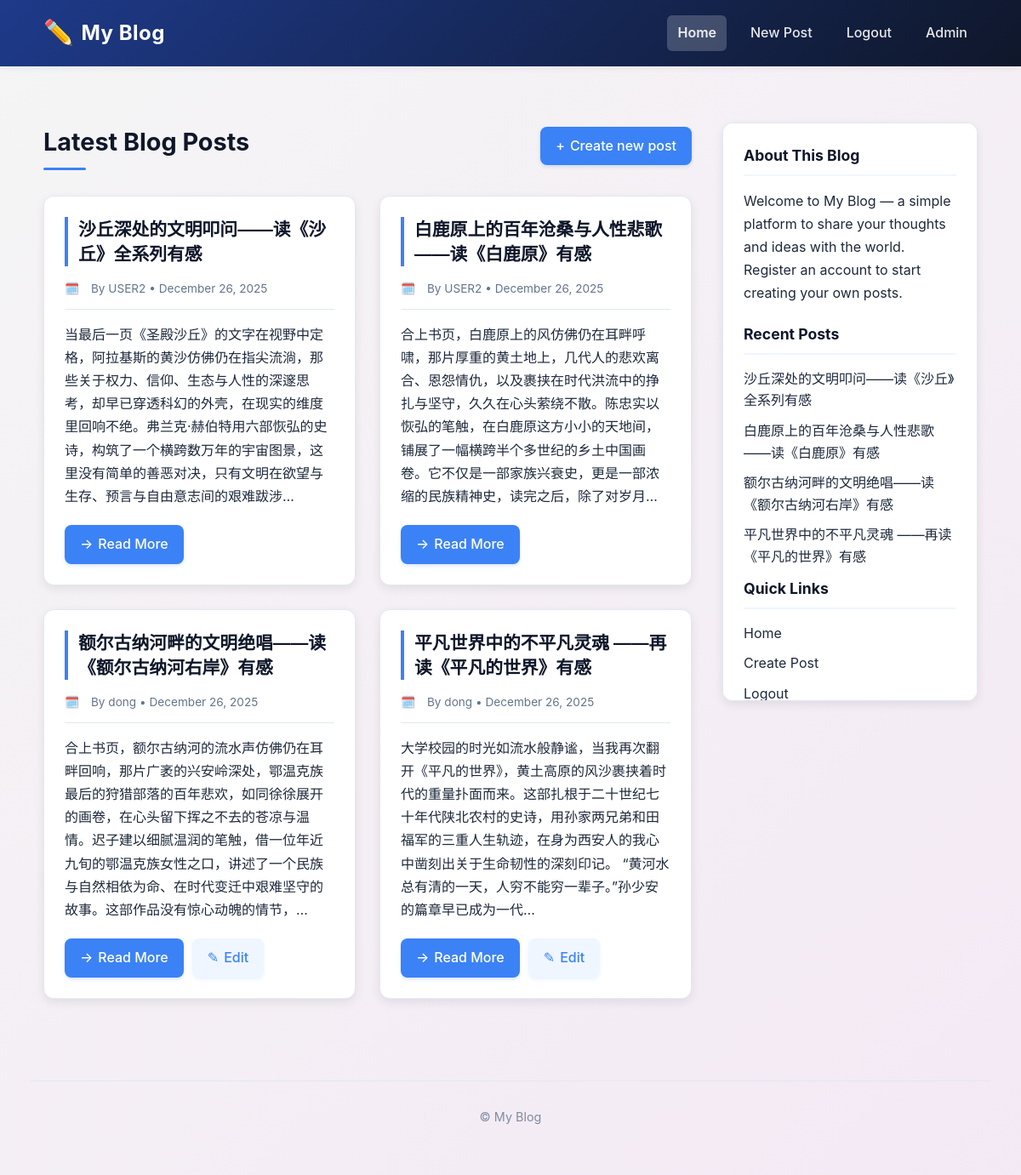
The app's page / (signed in) with its own data.
### blogs/models.py (models this page shows, shortened)
class BlogPost(models.Model):
    title = models.CharField(max_length=200)
    text = models.TextField()
    date_added = models.DateTimeField(auto_now_add=True)
    author = models.ForeignKey(User, on_delete=models.CASCADE)
    class Meta:
        ordering = ['-date_added']

### blogs/views.py (the view)
# urls.py: path('', HomePageView.as_view(), name='home'),
class HomePageView(ListView):
    model = BlogPost
    template_name = 'blogs/home.html'
    context_object_name = 'posts'
    ordering = ['-date_added']

### blogs/templates/blogs/home.html (shortened to what this page needs)
{% extends 'base.html' %}
{% block content %}
  <div class="layout">
    <main>
      <div class="page-head">
        <h1>Latest Blog Posts</h1>
        <p>
          {% if user.is_authenticated %}
            <a class="btn" href="{% url 'blogs:post-create' %}">
              <span>+</span> Create new post
            </a>
          {% else %}
            <a class="btn" href="{% url 'login' %}">Login</a>
            <a class="btn secondary" href="{% url 'blogs:register' %}">Register</a>
          {% endif %}
        </p>
      </div>
      <ul class="post-list">
    {% for post in posts %}
      <li class="post-card">
        <h2>{{ post.title }}</h2>
        <div class="meta">
          By {{ post.author }} • {{ post.date_added|date:"F j, Y" }}
        </div>
        <p class="excerpt">{{ post.text|truncatechars:150 }}</p>
        <div class="post-actions">
          <a class="btn" href="{% url 'blogs:post-detail' post.pk %}" target="_blank" rel="noopener">
            <span>→</span> Read More
          </a>
          {% if user.is_authenticated and post.author == user %}
            <a class="btn secondary" href="{% url 'blogs:post-update' post.pk %}">
              <span>✎</span> Edit
            </a>
          {% endif %}
        </div>
      </li>
    {% endfor %}
      </ul>
    </main>
    <aside class="sidebar">
      <h3>About This Blog</h3>
      <p>Welcome to My Blog — a simple platform to share your thoughts and ideas with the world. Register an account to start creating your own posts.</p>
      <h3>Recent Posts</h3>
      <ul>
        {% for post in posts|slice:":5" %}
          <li><a href="{% url 'blogs:post-detail' post.pk %}">{{ post.title }}</a></li>
        {% empty %}
          <li>No posts available</li>
        {% endfor %}
      </ul>
      <h3>Quick Links</h3>
      <ul>
        <li><a href="{% url 'blogs:home' %}">Home</a></li>
        {% if user.is_authenticated %}
          <li><a href="{% url 'blogs:post-create' %}">Create Post</a></li>
          <li><a href="{% url 'logout' %}">Logout</a></li>
        {% else %}
          <li><a href="{% url 'login' %}">Login</a></li>
          <li><a href="{% url 'blogs:register' %}">Register</a></li>
        {% endif %}
      </ul>
    </aside>
  </div>
{% endblock %}

### static/css/style.css (style rules this page uses)
:root { --bg: #f5f7fa; --card: #ffffff; --accent: #3b82f6; --accent-hover: #2563eb; --accent-light: #eff6ff; --muted: #64748b; --header: #0f172a; --border: #e2e8f0; --shadow-light: 0 2px 8px rgba(0, 0, 0, 0.06); --shadow: 0 4px 12px rgba(0, 0, 0, 0.08); --shadow-hover: 0 10px 25px -5px rgba(0, 0, 0, 0.1), 0 8px 10px -6px rgba(0, 0, 0, 0.1); --text: #1e293b; --text-light: #64748b; --success-bg: #dcfce7; --success-text: #166534; --error-bg: #fee2e2; --error-text: #b91c1c; --transition: all 0.3s ease; }
* { box-sizing: border-box; margin: 0; padding: 0; }
body { font-family: Inter, system-ui, -apple-system, 'Segoe UI', Roboto, 'Helvetica Neue', Arial, sans-serif; background: linear-gradient(-45deg, #e0f7fa, #e1f5fe, #f3e5f5, #f5f5f5); background-size: 400% 400%; animation: gradient 15s ease infinite; color: var(--text); line-height: 1.6; transition: var(--transition); padding-bottom: 60px; min-height: 100vh; }
.btn { display: inline-flex; align-items: center; justify-content: center; gap: 6px; padding: 10px 18px; background: var(--accent); color: #fff; border-radius: 8px; text-decoration: none; font-weight: 500; border: none; cursor: pointer; transition: var(--transition); box-shadow: 0 2px 4px rgba(59, 130, 246, 0.2); }
.btn.secondary { background: var(--accent-light); color: var(--accent); box-shadow: 0 2px 4px rgba(59, 130, 246, 0.1); }
.post-list { list-style: none; margin: 0; padding: 0; display: grid; grid-template-columns: repeat(auto-fill, minmax(300px, 1fr)); gap: 28px; }
.post-card { background: var(--card); padding: 24px; border-radius: 12px; box-shadow: var(--shadow); border: 1px solid var(--border); transition: transform 0.3s ease, box-shadow 0.3s ease; display: flex; flex-direction: column; height: 100%; position: relative; overflow: hidden; }
.post-card::before { content: ''; position: absolute; top: 0; left: 0; width: 100%; height: 4px; background: var(--accent); transform: scaleX(0); transition: transform 0.3s ease; }
.post-card h2 { margin: 0 0 16px 0; font-size: 1.3rem; font-weight: 600; color: var(--header); line-height: 1.4; transition: color 0.3s ease; border-left: 4px solid var(--accent); padding-left: 12px; }
.post-card .meta { color: var(--text-light); font-size: 0.85rem; margin-bottom: 16px; padding-bottom: 12px; border-bottom: 1px solid var(--border); display: flex; flex-wrap: wrap; gap: 10px; align-items: center; }
.post-card .meta::before { content: "🗓️"; margin-right: 4px; }
.post-card p.excerpt { color: var(--text); margin: 0 0 20px 0; flex-grow: 1; line-height: 1.7; }
.post-card .post-actions { display: flex; gap: 10px; margin-top: auto; }
.layout { display: grid; grid-template-columns: 1fr 300px; gap: 36px; align-items: start; margin-top: 30px; }
.sidebar { background: var(--card); padding: 24px; border-radius: 12px; box-shadow: var(--shadow); border: 1px solid var(--border); transition: var(--transition); position: sticky; top: calc(80px); max-height: calc(100vh - 80px - 40px); overflow-y: auto; }
.sidebar h3 { margin-top: 0; margin-bottom: 16px; color: var(--header); font-size: 1.1rem; padding-bottom: 8px; border-bottom: 2px solid var(--accent-light); }
.sidebar p { margin-bottom: 20px; color: var(--text); line-height: 1.7; }
.sidebar ul { list-style: none; padding: 0; }
.sidebar ul li { margin-bottom: 10px; transition: transform 0.2s ease; }
.sidebar ul li a { color: var(--text); text-decoration: none; transition: color 0.3s ease; }
.page-head { margin-bottom: 30px; display: flex; flex-wrap: wrap; justify-content: space-between; align-items: center; gap: 15px; }
.page-head h1 { margin: 0; color: var(--header); font-size: 1.8rem; position: relative; padding-bottom: 10px; }
.page-head h1::after { content: ''; position: absolute; left: 0; bottom: 0; width: 50px; height: 3px; background: var(--accent); border-radius: 2px; }
a { color: var(--accent); text-decoration: none; transition: color 0.2s ease; }

### records on screen
BlogPost: title "沙丘深处的文明叩问——读《沙丘》全系列有感", author "USER2", date_added "December 26, 2025", text "当最后一页《圣殿沙丘》的文字在视野中定格，阿拉基斯的黄沙仿佛仍在指尖流淌，那些关于权力、信仰、生态与人性的深邃思考，却早已穿透科幻的外壳，在现实的维度里回响不绝。弗兰克·赫伯特用六部恢弘的史诗，构筑了一个横跨数万年的宇宙图景，这里没有简单的善恶对决，只有文明在欲望与生存、预言与自由意志间的艰难跋涉…"
BlogPost: title "白鹿原上的百年沧桑与人性悲歌——读《白鹿原》有感", author "USER2", date_added "December 26, 2025", text "合上书页，白鹿原上的风仿佛仍在耳畔呼啸，那片厚重的黄土地上，几代人的悲欢离合、恩怨情仇，以及裹挟在时代洪流中的挣扎与坚守，久久在心头萦绕不散。陈忠实以恢弘的笔触，在白鹿原这方小小的天地间，铺展了一幅横跨半个多世纪的乡土中国画卷。它不仅是一部家族兴衰史，更是一部浓缩的民族精神史，读完之后，除了对岁月…"
BlogPost: title "额尔古纳河畔的文明绝唱——读《额尔古纳河右岸》有感", author "dong", date_added "December 26, 2025", text "合上书页，额尔古纳河的流水声仿佛仍在耳畔回响，那片广袤的兴安岭深处，鄂温克族最后的狩猎部落的百年悲欢，如同徐徐展开的画卷，在心头留下挥之不去的苍凉与温情。迟子建以细腻温润的笔触，借一位年近九旬的鄂温克族女性之口，讲述了一个民族与自然相依为命、在时代变迁中艰难坚守的故事。这部作品没有惊心动魄的情节，…", shows "Edit"
BlogPost: title "平凡世界中的不平凡灵魂 ——再读《平凡的世界》有感", author "dong", date_added "December 26, 2025", text "大学校园的时光如流水般静谧，当我再次翻开《平凡的世界》，黄土高原的风沙裹挟着时代的重量扑面而来。这部扎根于二十世纪七十年代陕北农村的史诗，用孙家两兄弟和田福军的三重人生轨迹，在身为西安人的我心中凿刻出关于生命韧性的深刻印记。 “黄河水总有清的一天，人穷不能穷一辈子。”孙少安的篇章早已成为一代…", shows "Edit"
